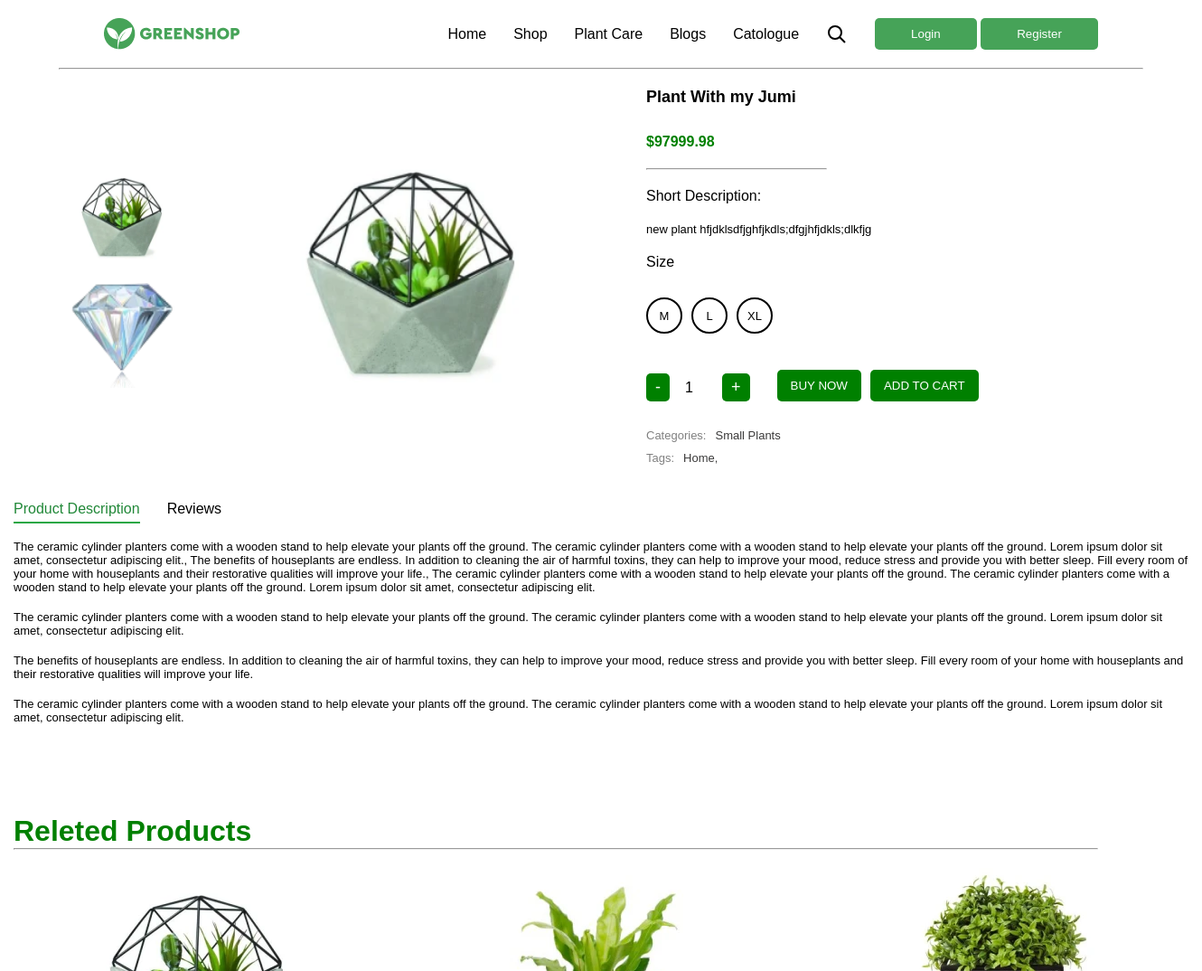
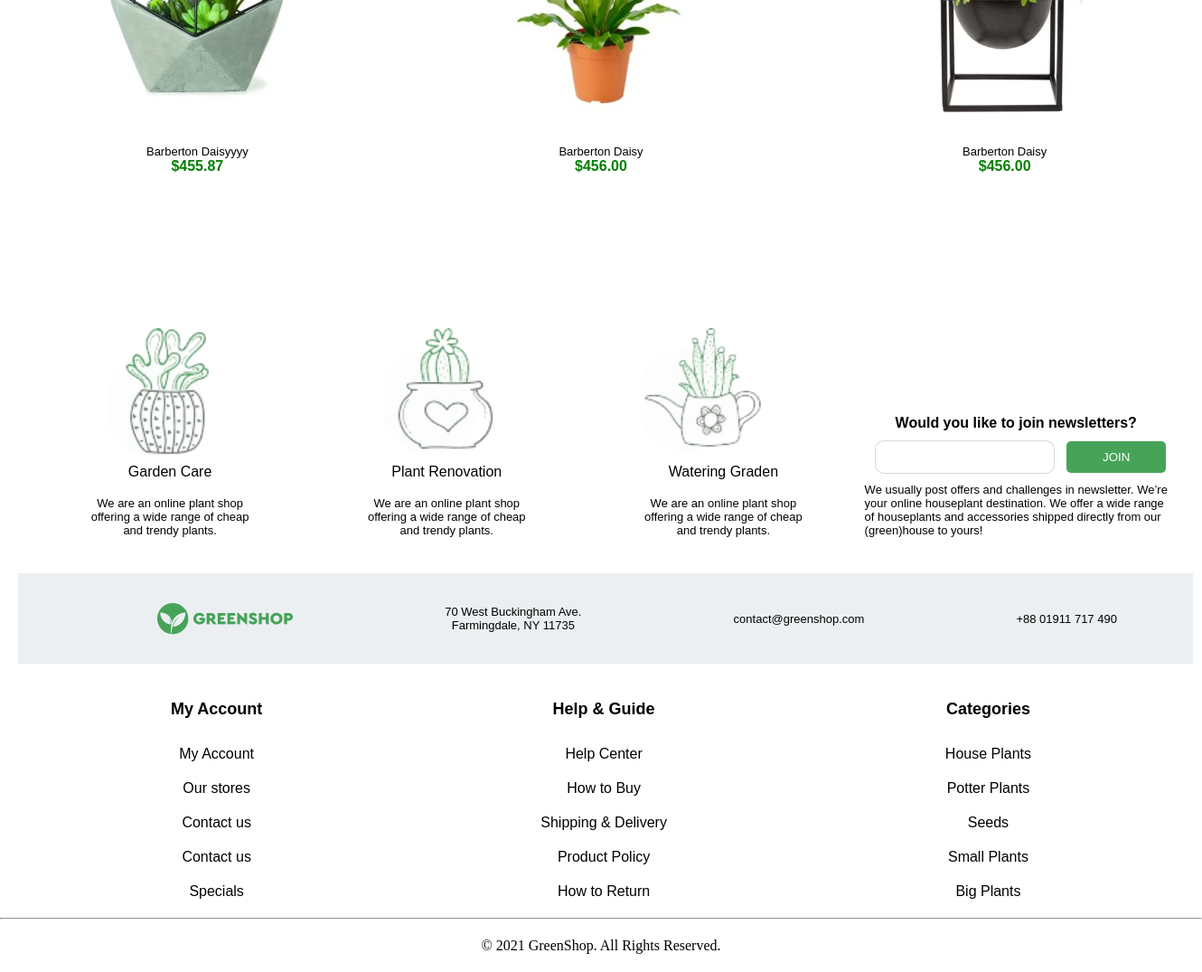
The page /plant/16 on the database its author committed (2 pictures, top to bottom).
### plant/models.py (models this page shows, shortened)
class TimeAbstract(models.Model):
    created_at = models.DateField('created', auto_now_add=True)
    updated_at = models.DateField('', auto_now=True)
    class Meta:
        abstract = True

class ImagePlant(TimeAbstract):
    class Meta:
        verbose_name_plural = 'images'
        verbose_name = 'image'
    plant = models.ForeignKey('plant.Plant', on_delete=models.PROTECT, related_name='images')
    image = ResizedImageField(upload_to='plant_images/', quality=90, force_format='WEBP')

class Plant(TimeAbstract):
    class Meta:
        verbose_name_plural = 'plants'
        verbose_name = 'plant'
    name = models.CharField(max_length=100)
    price = models.DecimalField(decimal_places=2, max_digits=10)
    short_description = models.TextField()
    sizes = models.ManyToManyField('plant.Size', related_name='plant')
    category = models.ForeignKey('plant.Category', on_delete=models.PROTECT, related_name='plant')
    tags = models.ManyToManyField('plant.Tag', related_name='plant')
    description = models.ForeignKey('plant.Description', on_delete=models.PROTECT)
    user =  models.ForeignKey(User, on_delete=models.PROTECT, related_name='plants', default=1)
    @property
    def image(self):
        if self.images.first():
            return self.images.first().image
        return None

class Size(TimeAbstract):
    SMALL = 'small'
    MEDIUM = 'medium'
    LARGE = 'large'
    TYPES = [
        (SMALL,'small'),
        (MEDIUM, 'medium'),
        (LARGE, 'large')
    ]
    class Meta:
        verbose_name_plural = 'sizes'
        verbose_name = 'size'
    name = models.CharField(max_length=100)
    type = models.CharField(choices=TYPES, default=SMALL, max_length=50)

class Category(TimeAbstract):
    class Meta:
        verbose_name_plural = 'categories'
        verbose_name = 'category'
    name = models.CharField(max_length=100)

class Tag(TimeAbstract):
    class Meta:
        verbose_name_plural = 'tags'
        verbose_name = 'tag'
    name = models.CharField(max_length=100)

class Description(TimeAbstract):
    class Meta:
        verbose_name_plural = 'descriptions'
        verbose_name = 'description'
    living_room = models.TextField()
    dinig_room = models.TextField()
    ofice = models.TextField()
    def __str__(self):
        return f'{self.living_room}, {self.dinig_room}, {self.ofice}'

### plant/views.py (the view)
# urls.py: path('plant/<int:pk>', views.DetailPlant.as_view(), name='detail_plant'),
class DetailPlant(DetailView):
    model = Plant
    context_object_name = 'plant'
    template_name = 'detail_plant.html'
    def get_context_data(self, **kwargs):
        plant = self.get_object()
        context = super().get_context_data(**kwargs)
        context['sizes'] = plant.sizes.all()
        context['categories'] = Category.objects.all()
        context['tags'] = plant.tags.all()
        context['plants'] = Plant.objects.all()
        context['images'] = plant.images.all()
        context['form'] = CustomUserCreationForm
        context['forms'] = LoginForm
        return context

### templates/detail_plant.html (shortened to what this page needs)
{% extends 'main.html' %}
{% block content %}
<center>
  <div class="display pad-20 media-none">
    {% if images %}
    <div class="col-display mini-img">
      {% for image in plant.images.all %}
        <img src="{{ image.image.url }}" alt="" onclick="changeImage(this)" class="thumbnail">
      {% endfor %}
    </div>
    {% else %}
    <p>no images</p>
    {% endif %}
    <div class="detail-img">
      <img id="mainImage" src="{{ plant.image.url }}" alt="" />
    </div>
    <div class="col-display media-detail">
      <h2>{{ plant.name }}</h2>
      <h4 class="green">${{ plant.price }}</h4>
      <hr class="short media-none">
      <h3 class="start">Short Description:</h3>
      <p class="start width-description">{{ plant.short_description }}</p>
      <h3>Size</h3>
      <div class="cent-size display-gap1">
        {% for size in sizes %}
        <div class="circle" onclick="selectSize(this)">
          <p>{{ size.name }}</p>
        </div>
        {% empty %}
        <p>нет размеров</p>
        {% endfor %}
      </div>
      <div class="col-display-media display-gap1">
        <form class="form" method="post" action="{% url 'add_to_cart' %}">
          <div class="display-gap2 align-end">
            <div class="">
              <button type="button" class="qty-btn" onclick="changeQuantity(-1)">-</button>
              <input type="number" id="quantity" name="quantity" value="1" min="1" readonly>
            <button type="button" class="qty-btn" onclick="changeQuantity(1)">+</button>
          </div>
          <div class="buttons display-gap1">
            <button type="submit" class="btn">BUY NOW</button>
            <button type="submit" class="btn">ADD TO CART</button>
          </div>
        </div>
        </form>
      </div>
      <div class="start">
        <div class="display-gap1">
          <p class="gray">Categories: </p><p class="dark-gray">{{ plant.category.name }}</p>
        </div>
        <div class="display-gap1 ">
          <p class="gray">Tags: </p>
        {% for tag in tags %}
          <p class="dark-gray">{{ tag.name }},</p>
          {% endfor %}
        </div>
      </div>
    </div>
  </div>
<div class="container pad-20-media start media-none">
  <div class="text-center display-gap pad-top-20 links">
    <a class="active" href="">Product Description</a>
    <a class="" href="{% url 'review' plant.id %}">Reviews</a>
  </div>
      <br><p>{{ plant.description  }}</p>
      <br /><p>{{ plant.description.living_room }}</p>
    <br /><p>{{ plant.description.dinig_room }}</p>
    <br /><p>{{ plant.description.ofice }}</p>
  <div class="container pad-top-100  media-none">
    <h1 class="green">Releted Products</h1>
    <hr class="" />
    <center>
      <div class="display-plant">
        {% for plant in plants|slice:':3' %}
        <a href="{% url 'detail_plant' plant.id %}">
            <div>
              <img class="card" src="{{ plant.image.url }}" alt="" />
              <p>{{ plant.name }}</p>
              <h4 class="green">${{ plant.price }}</h4>
            </div>
          </a>
          {% endfor %}
        </div>
      </center>
    </div>
  </div>
{% endblock %}

### templates/companents/footer.html (shortened to what this page needs)
{% block content %}
<center>
  <section class="pad-20 container hovers">
    <div class="display4">
      <div>
        <div class="block-1"></div>
        <h3>Garden Care</h3>
        <br /><p>
          We are an online plant shop
          <br />offering a wide range of cheap
          <br />and trendy plants.
        </p>
      </div>
      <div>
        <div class="block-2"></div>
        <h3>Plant Renovation</h3>
        <br /><p>
          We are an online plant shop
          <br />offering a wide range of cheap
          <br />and trendy plants.
        </p>
      </div>
      <div>
        <div class="block-3"></div>
        <h3>Watering Graden</h3>
        <br /><p>
          <br />offering a wide range of cheap
          <br />and trendy plants.
        </p>
      </div>
      <div>
        <div>
          <h4>
            Would you like to join newsletters?
          </h4>
          <div class="formas display">
            <input type="email"> <button>JOIN</button>
          </div>
          <p class="start">
            We usually post offers and challenges in newsletter. We’re
            <br>your online houseplant destination. We offer a wide range
            <br>of houseplants and accessories shipped directly from our
            <br>(green)house to yours!
          </p>
        </div>
      </div>
    </div>
  </section>
</center>
  <div class="pad-20">
    <div class="container footer display5 text-center-m">
      <div class="marg-left-20 text-end logo"></div>
      <div>
        <p>
          70 West Buckingham Ave.
          <br />Farmingdale, NY 11735
        </p>
      </div>
      <div>
        <p>contact@greenshop.com</p>
      </div>
      <div>
        <p>+88 01911 717 490</p>
      </div>
    </div>
  </div>
  <div class="container pad-20 display5 text-center-m">
    <div class="col-display-m">
      <h2>My Account</h2>
      <a href="">My Account</a>
      <a href="">Our stores</a>
      <a href="">Contact us</a>
      <a href="">Contact us</a>
      <a href="">Specials</a>
    </div>
    <div class="col-display-m">
      <h2>Help & Guide</h2>
      <a href="">Help Center</a>
      <a href="">How to Buy</a>
      <a href="">Shipping & Delivery</a>
      <a href="">Product Policy</a>
      <a href="">How to Return</a>
    </div>
    <div class="col-display-m">
      <h2>Categories</h2>
      {% for category in categories|slice:':5' %}
        <a href="">{{ category.name }}</a>
      {% endfor %}
    </div>
  </div>
  <hr class="max-width">
  <div class="pad-20">
    <center>
        © 2021 GreenShop. All Rights Reserved.
    </center>
  </div>
{% endblock %}

### static/static_dirs/css/main.css (style rules this page uses)
* { margin: 0; box-sizing: border-box; }
hr { color: rgb(225, 130, 130, 0.3); width: 1200px; text-align: center; height: 1px; }
.text-center { text-align: center; }
.marg-left-20 { margin-left: 70px; }
.container { width: 1300px; margin: 0 auto; }
.pad-20 { padding: 20px; }
.text-end { text-align: end; }
.align-end { align-items: end; }
.display-gap2 { display: flex; gap: 30px; align-items: end; }
.gray { color: gray; }
.dark-gray { color: rgb(58, 57, 57); }
.col-display { display: flex; flex-direction: column; gap: 20px; align-items: start; }
.start { text-align: start; }
.col-display-m { display: flex; flex-direction: column; gap: 20px; }
.logo { background-image: url(../images/logo.png); background-position: center; background-repeat: no-repeat; background-size: cover; width: 150px; height: 35px; }
.display { display: flex; justify-content: space-around; align-items: center; }
.display4 { display: flex; justify-content: space-around; align-items: end; }
.mini-img img { max-width: 200px; width: 120px; max-height: 200px; height: 120px; }
.display5 { display: flex; justify-content: space-around; align-items: center; }
.display-plant { display: grid; grid-template-columns: repeat(3, 1fr); gap: 40px; flex: 1; }
.display-gap { display: flex; gap: 30px; align-items: center; }
.card { padding: 20px 20px; background-color: #ffffff; }
img { max-width: 300px; max-height: 300px; }
.detail-img img { max-width: 900px; width: 400px; max-height: 900px; }
.width-description { width: 540px; }
.circle { border-radius: 20px; align-items: center; width: 30px; height: 30px; text-align: center; padding: 5px; border: solid 1px rgb(128, 227, 121); }
ul, li, a { text-decoration: none; font-family: Cera Pro, sans-serif; color: black; list-style: none; }
.links a { text-decoration: none; padding-bottom: 5px; border-bottom: 2px solid transparent; }
.links a:hover, .links a.active { color: #218838; border-bottom: 2px solid #28a745; }
p { font-family: Cera Pro, sans-serif; font-size: 13px; }
h1 { font-family: Cera Pro, sans-serif; }
.pad-top-100 { padding-top: 100px; }
h4 { font-family: Cera Pro, sans-serif; }
h3 { font-family: Cera Pro, sans-serif; font-size: 16px; font-weight: 500; line-height: 18px; }
h2 { font-family: Cera Pro, sans-serif; }
button { background-color: #46A358; padding: 10px 40px; border: none; border-radius: 5px; color: white; max-width: 200px; }
.mini-img { display: flex; flex-direction: column; gap: 10px; }
.thumbnail { width: 50px; height: 50px; cursor: pointer; border: 2px solid transparent; }
.detail-img img { width: 300px; height: auto; }
.display-gap1 { display: flex; gap: 10px; padding-top: 10px; }
.circle { width: 40px; height: 40px; border: 2px solid black; display: flex; align-items: center; justify-content: center; cursor: pointer; border-radius: 50%; }
.qty-btn { background-color: green; color: white; border: none; padding: 5px 10px; cursor: pointer; font-size: 18px; border-radius: 5px; }
input[type="number"] { width: 50px; text-align: center; border: none; font-size: 16px; }
.buttons { display: flex; gap: 10px; }
.btn { padding: 10px 15px; background-color: green; color: white; border: none; cursor: pointer; }
.green { color: green; }
.pad-top-20 { padding-top: 20px; }
.block-1 { background-image: url(../images/s1-removebg-preview.png); background-position: center; background-repeat: no-repeat; background-size: cover; width: 300px; height: 300px; position: relative; top: 150px; left: 80px; }
.block-2 { background-image: url(../images/s2-removebg-preview.png); background-position: center; background-repeat: no-repeat; background-size: cover; width: 300px; height: 300px; position: relative; top: 150px; left: 80px; }
.block-3 { background-image: url(../images/s3-removebg-preview.png); background-position: center; background-repeat: no-repeat; background-size: cover; width: 300px; height: 300px; position: relative; top: 150px; left: 60px; }
.footer { background-color: rgb(235, 239, 241); height: 100px; }
.max-width { width: 100%; }
.short { width: 200px; }
.formas input { padding: 10px 10px; margin: 10px; border: none; border: solid 1px rgb(128, 128, 128, 0.3); border-radius: 10px; }
h2 { font-size: 18px; margin-bottom: 10px; }

### rows shown on the page
ImagePlant: image (picture)
ImagePlant: image (picture)
Plant: image (picture), name "Plant With my Jumi", price "97999.98", short_description "new plant hfjdklsdfjghfjkdls;dfgjhfjdkls;dlkfjg", category.name "Small Plants", description "The ceramic cylinder planters come with a wooden stand to help elevate your plants off the ground. The ceramic cylinder planters come with a wooden stand to help elevate your plants off the ground. Lorem ipsum dolor sit amet, consectetur adipiscing elit., The benefits of houseplants are endless. In addition to cleaning the air of harmful toxins, they can help to improve your mood, reduce stress and provide you with better sleep. Fill every room of your home with houseplants and their restorative qualities will improve your life., The ceramic cylinder planters come with a wooden stand to help elevate your plants off the ground. The ceramic cylinder planters come with a wooden stand to help…", description.living_room "The ceramic cylinder planters come with a wooden stand to help elevate your plants off the ground. The ceramic cylinder planters come with a wooden stand to help elevate your plants off the ground. Lorem ipsum dolor sit amet, consectetur adipiscing elit.", description.dinig_room "The benefits of houseplants are endless. In addition to cleaning the air of harmful toxins, they can help to improve your mood, reduce stress and provide you with better sleep. Fill every room of your home with houseplants and their restorative qualities will improve your life.", description.ofice "The ceramic cylinder planters come with a wooden stand to help elevate your plants off the ground. The ceramic cylinder planters come with a wooden stand to help elevate your plants off the ground. Lorem ipsum dolor sit amet, consectetur adipiscing elit."
Size: name "M"
Size: name "L"
Size: name "XL"
Tag: name "Home"
Plant: image (picture), name "Barberton Daisyyyy", price "455.87"
Plant: image (picture), name "Barberton Daisy", price "456.00"
Plant: image (picture), name "Barberton Daisy", price "456.00"
Category: name "House Plants"
Category: name "Potter Plants"
Category: name "Seeds"
Category: name "Small Plants"
Category: name "Big Plants"
